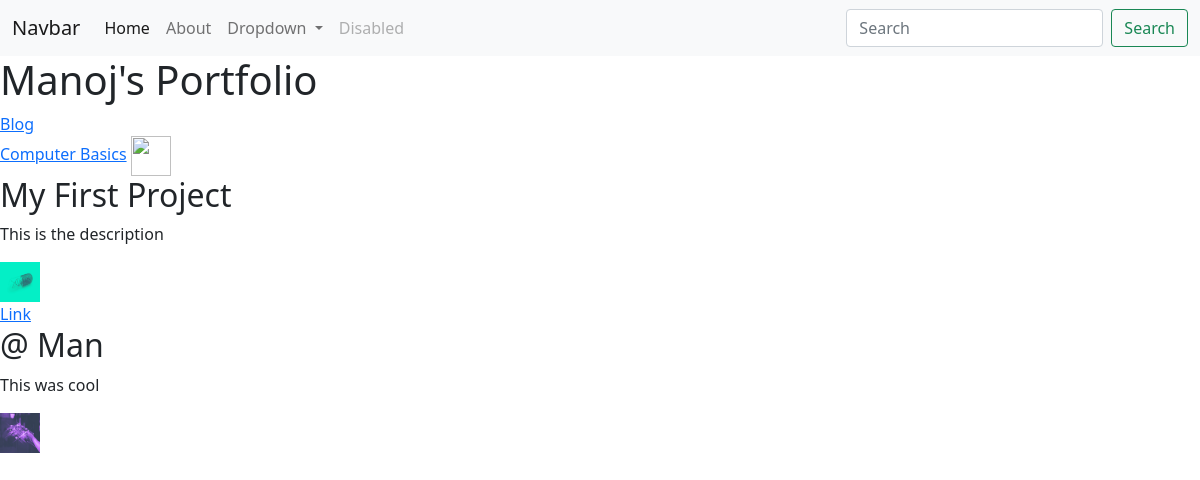
The page / on the database its author committed.
### portfolio/models.py (models this page shows, shortened)
class Project(models.Model):
    title = models.CharField(max_length=100)
    description = models.CharField(max_length=250)
    image = models.ImageField(upload_to='portfolio/images/')
    url = models.URLField(blank=True)

### portfolio/views.py (the view)
# urls.py: 2. Add a URL to urlpatterns:  path('', views.home, name='home')
def home(request):
    projects = Project.objects.all()
    return render(request, 'portfolio/home.html', {'projects':projects})

### portfolio/templates/portfolio/home.html (shortened to what this page needs)
{% extends 'portfolio/base.html' %}
{% block content %}
<h1>Manoj's Portfolio</h1>
{% load static %}
<a href="{% url 'blog:all_blogs' %}">Blog</a>
<a href="{% static 'portfolio/Computer Basics.pdf' %}">Computer Basics</a>
<img src="{% static 'portfolio/105.jpg' %}" height=40 width=40>
{% for project in projects %}
<h2>{{ project.title }}</h2>
<p>{{ project.description }}</p>
<img src="{{ project.image.url }}" height=40 width=40>
{% if project.url %}
<br><a href="{{ project.url }}">Link</a>
{% endif %}
{% endfor %}
{% endblock %}

### rows shown on the page
Project: title "My First Project", description "This is the description", image (picture)
Project: title "@ Man", description "This was cool", image (picture)
